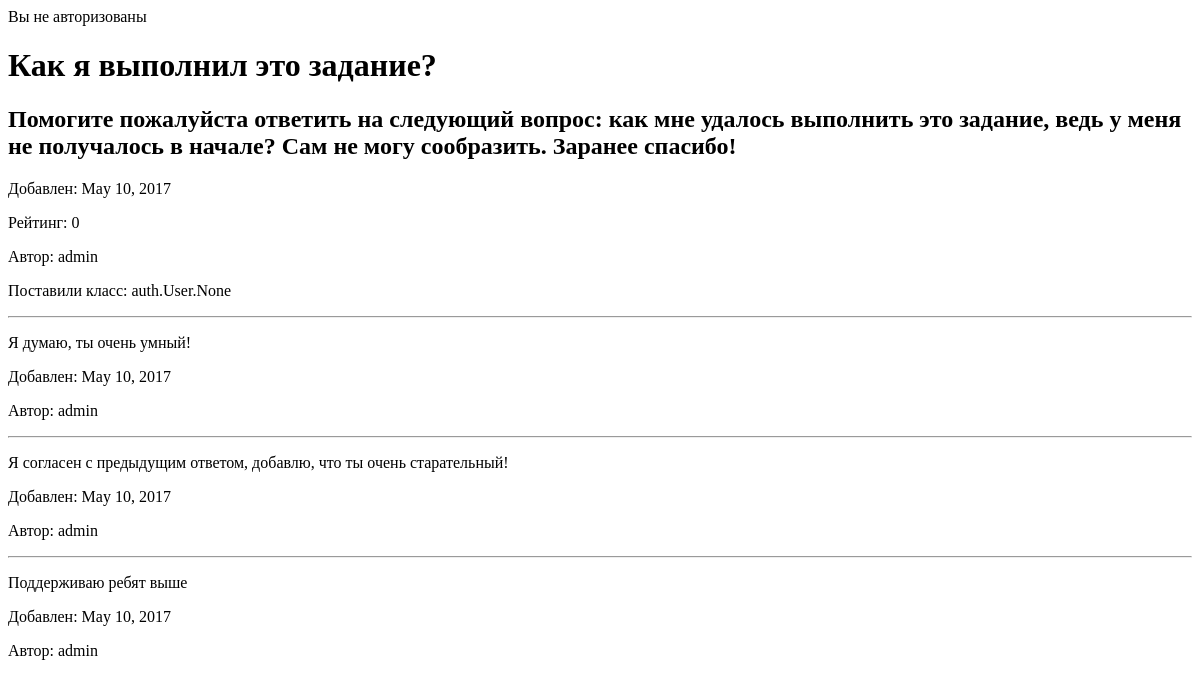
Page /question/13/ on the earlier database version.
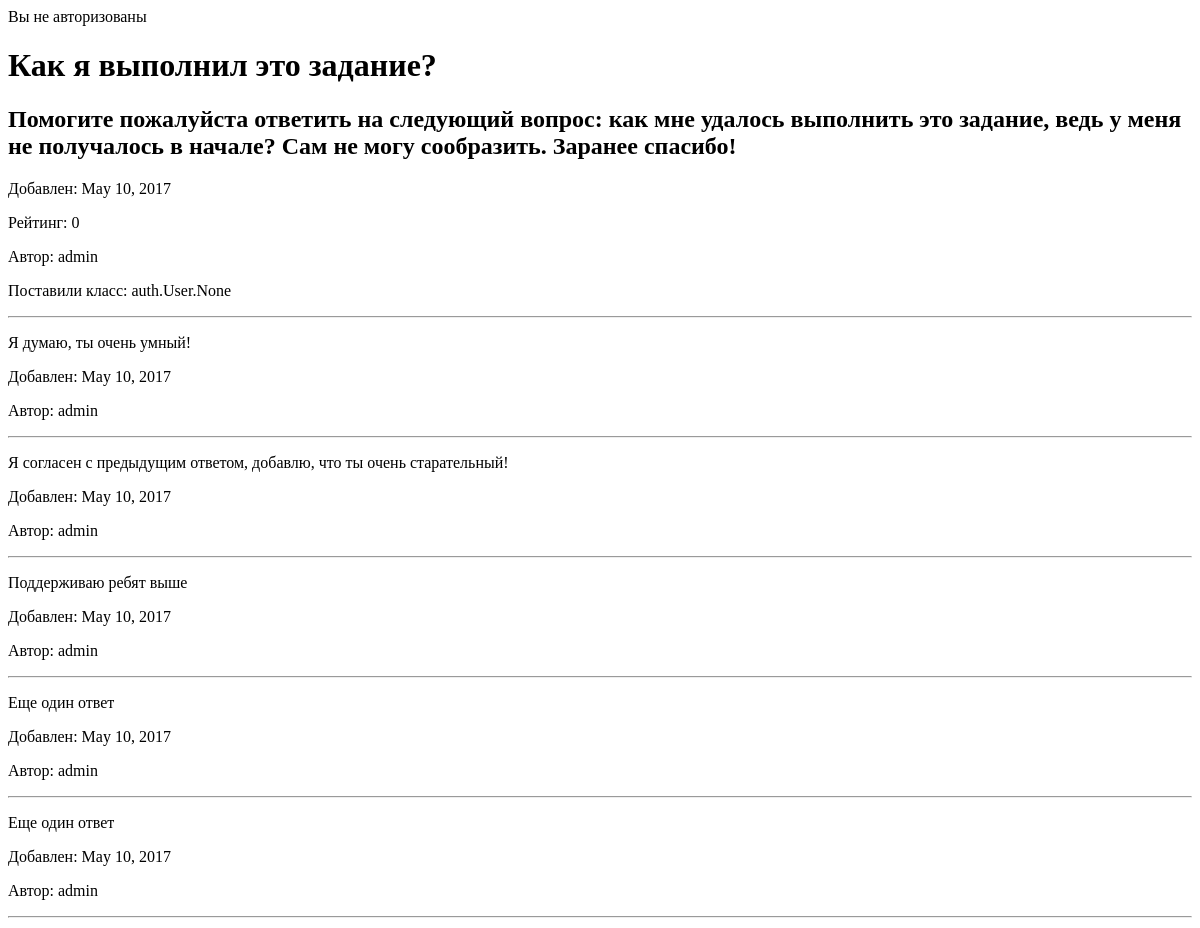
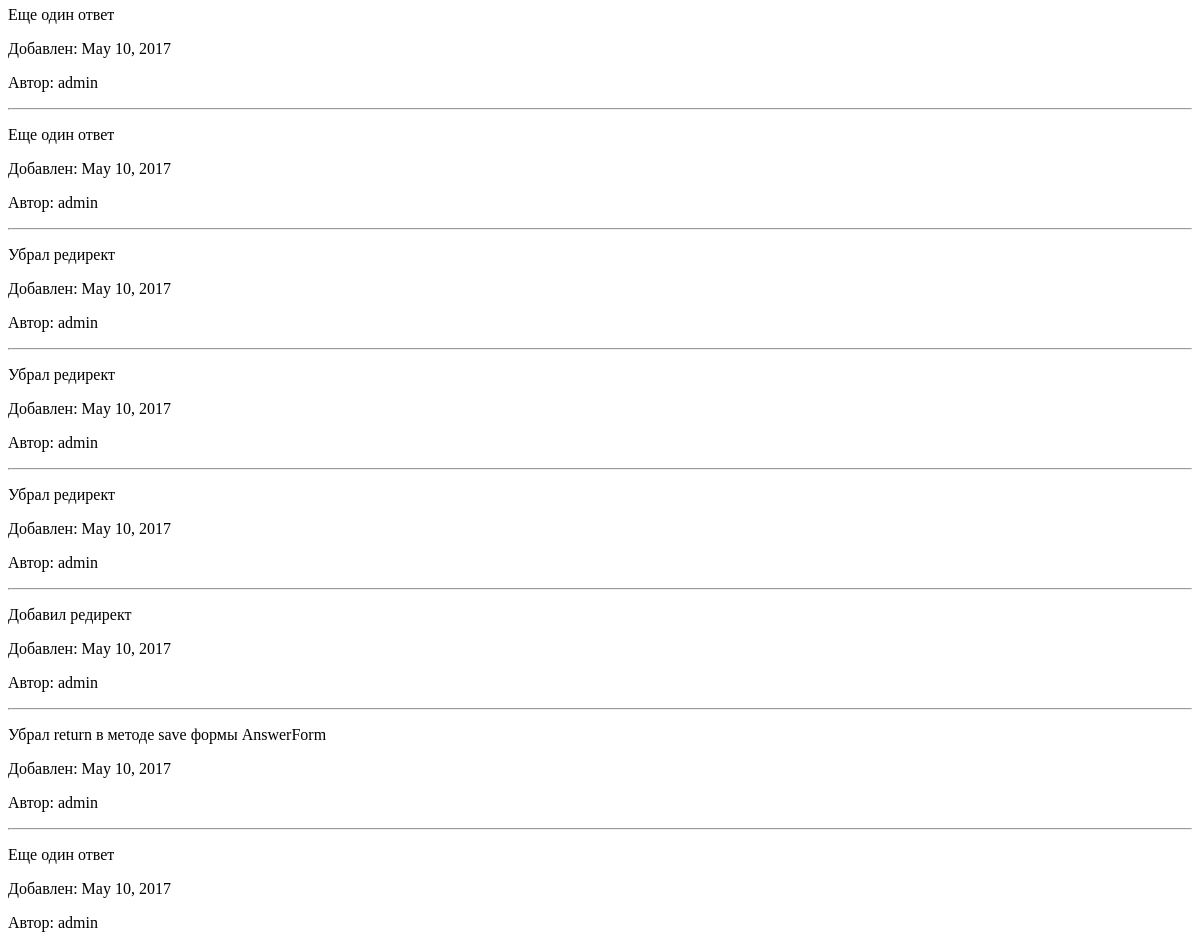
Same page on the later database version (2 pictures, top to bottom).
### qa/models.py (models this page shows, shortened)
class Question(models.Model):
    objects = QuestionManager()
    title = models.CharField(max_length=100)
    text = models.TextField(blank=True)
    added_at = models.DateField(auto_now_add=True)
    rating = models.IntegerField(default=0)
    author = models.ForeignKey(User, related_name='questions_is_author')
    likes = models.ManyToManyField(User, related_name='questions_likes', blank=True)

class Answer(models.Model):
    text = models.TextField()
    added_at = models.DateField(auto_now_add=True)
    question = models.ForeignKey(Question)
    author = models.ForeignKey(User)

### qa/views.py (the view)
# urls.py: url(r'^(?P<question_id>\d+)/$', one_question, name='one_question')
def one_question(request, question_id):
    this_question = get_object_or_404(Question, id=question_id)
    user = request.user
    if user.is_authenticated():
        if request.method == 'POST':
            form = AnswerForm(user, request.POST)
            if form.is_valid():
                _ = form.save()
                new_url = this_question.get_url()
                return HttpResponseRedirect(new_url)
        else:
            form = AnswerForm(user, initial={
                'question': this_question
            })
        return render(request, 'one_question.html', {
            'question': this_question,
            'answers': this_question.answer_set.all()[:],
            'form': form,
            'auth': auth_output(user),
            'is_auth': True
        })
    else:
        return render(request, 'one_question.html', {
            'question': this_question,
            'answers': this_question.answer_set.all()[:],
            'auth': auth_output(user),
            'is_auth': False
        })

### qa/views.py (called while the page is built)
def auth_output(user):
    if user.is_authenticated:
        return "Вы авторизованы как " + user.get_username()
    else:
        return "Вы не авторизованы"

### qa/templates/one_question.html (shortened to what this page needs)
<!DOCTYPE html>
<html>
<head>
</head>
<body>
<div>
    {{ auth }}
    <h1>{{ question.title }}</h1>
    <div>
        <h2>{{ question.text }}</h2>
        <p>Добавлен: {{ question.added_at }}</p>
        <p>Рейтинг: {{ question.rating }}</p>
        <p>Автор: {{ question.author }}</p>
        <p>Поставили класс: {{ question.likes }}</p>
    </div>
    <div>
        {% for a in answers %}
            <hr>
            <p>{{ a.text }}</p>
            <p>Добавлен: {{ a.added_at }}</p>
            <p>Автор: {{ a.author }}</p>
        {% endfor %}
    </div>
</div>
</body>
</html>

Differences in the rows shown:
added Answer: text "Еще один ответ", added_at "May 10, 2017", author "admin"
added Answer: text "Еще один ответ", added_at "May 10, 2017", author "admin"
added Answer: text "Еще один ответ", added_at "May 10, 2017", author "admin"
added Answer: text "Еще один ответ", added_at "May 10, 2017", author "admin"
added Answer: text "Убрал редирект", added_at "May 10, 2017", author "admin"
added Answer: text "Убрал редирект", added_at "May 10, 2017", author "admin"
added Answer: text "Убрал редирект", added_at "May 10, 2017", author "admin"
added Answer: text "Добавил редирект", added_at "May 10, 2017", author "admin"
added Answer: text "Убрал return в методе save формы AnswerForm", added_at "May 10, 2017", author "admin"
added Answer: text "Еще один ответ", added_at "May 10, 2017", author "admin"
